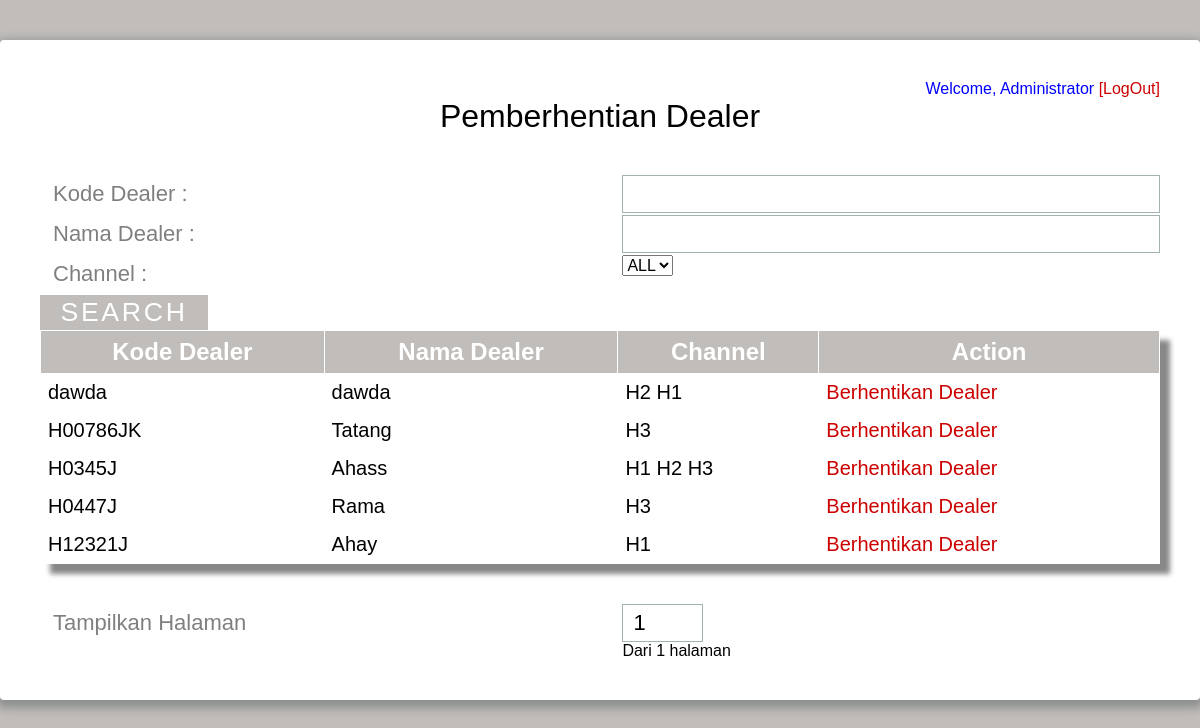
Screenshot of /admin_legal/berhenti_dealer.php (signed in) with the database file from the repository.
### tables this page shows
CREATE TABLE IF NOT EXISTS `daftar_dealer` (
  `kode_dealer` varchar(15) NOT NULL,
  `nama_dealer` varchar(50) NOT NULL,
  `id_kodepos` int(11) NOT NULL,
  `lokasi` varchar(30) NOT NULL,
  `owner` varchar(30) NOT NULL,
  `kontak` varchar(12) NOT NULL,
  `status_tanah` varchar(30) NOT NULL,
  `akhir_sewa` date DEFAULT NULL,
  `status_dealer` varchar(10) DEFAULT NULL,
  `siop` varchar(50) DEFAULT NULL,
  `tdp` varchar(50) DEFAULT NULL,
  `ktp` varchar(50) DEFAULT NULL,
  `npwp` varchar(50) DEFAULT NULL,
  `ho` varchar(50) DEFAULT NULL,
  `akte` varchar(50) DEFAULT NULL,
  `surat_domisili` varchar(50) DEFAULT NULL,
  `waktucreate` datetime NOT NULL,
  `waktumodify` datetime DEFAULT NULL,
  PRIMARY KEY (`kode_dealer`)
);

### admin_legal/berhenti_dealer.php (the view, shortened to what this page needs)
<?php
if($_SESSION['status']=='admin'){
?>
<!DOCTYPE html>
<html >
  <head>
    <link href='../css/css.css' rel='stylesheet' type='text/css'>
    <link rel="stylesheet" href="css/normalize.css">
    <link rel="stylesheet" href="css/style.css">
  <body>
    <div class="form">
	<div align="right">
	  <a style="color:#00F"> Welcome, <?php echo ($_SESSION['nama']) ?></a>
	  <a href="../login/logout.php" onclick="return confirm('Anda Yakin Logout dari Sistem?')">[LogOut]</a></div>
        <div>
        <div id="pdd">
          <h1>Pemberhentian Dealer</h1>
          <form id="form-search" method="post">
          <div class="top-row">
          <div class="field-wrap">
            <label>
              Kode Dealer :
            </label>
		  </div>
		  <div class="field-wrap"><input name="kode_dealer" type="text" value=""/>
          </div>
          </div>
		  <div class="top-row">
          <div class="field-wrap">
            <label>
              Nama Dealer :
            </label>
          </div>
		  <div class="field-wrap">
            <input name="nama_dealer" type="text" value=""/>
          </div>
          </div>
		  <div class="top-row">
          <div class="field-wrap">
            <label>
              Channel :
            </label>
		  </div>
		  <div class="field-wrap">
            <select name = "channel">
															<option value = "">ALL</option>
																									</select>
          </div>
		  </div>
          <button type="submit" class="button button-block"/>Search</button>
          <div class="result">
          <div class="field-wrap">
		  <div class="table" >
                <table>
                    <tr>
                        <td>
                            Kode Dealer
                        </td>
						<td>
                            Nama Dealer
                        </td>
						<td>
                            Channel
                        </td>
						<td>
                            Action
                        </td>
                    </tr>
                    <?php
					$hasil=mysql_query("select * from daftar_dealer where status_dealer = 'Resmi' limit 0,10");
					while ($baris = mysql_fetch_array($hasil)){
						$channelq = mysql_query("select channel from daftar_pengajuan where kode_dealer = '$baris[kode_dealer]' and legalisir_admin is not null and (jenis_pengajuan = 'Pengajuan Dealer Baru' or jenis_pengajuan = 'Upgrade Channel') order by tanggal_pengajuan desc");
					echo "
					<tr>
					<td align=center>";echo $baris['kode_dealer'];echo"</td>
					<td align=center>";echo $baris['nama_dealer'];echo"</td>
					<td align=center>";while ($channel = mysql_fetch_array($channelq)){ echo $channel['channel']." ";};echo"</td>
					<td align=center><a href=hapus_dealer.php?id="; echo $baris['kode_dealer'];echo"&kode=";echo $baris['kode_dealer']; echo ' onclick="return confirm';echo"('Anda Yakin Ingin Memberhentikan Dealer ".$baris['nama_dealer']." ?')";echo'" >Berhentikan Dealer</a></td></tr>';
					}
					$hitung=mysql_query("select * from daftar_dealer where status_dealer = 'Resmi' limit 0,10");
					$count = 0;
					while ($an = mysql_fetch_array($hitung))
					{
						$count++;
					}
                    ?>
                </table>
            </div>
        </div>
        <div class="top-row" >
          <div class="field-wrap">
          <label>Tampilkan Halaman</label></div>
          <div class="field-wrap">
          <input type="number" style="width:15%" min="1" name="page" max="<?php echo ceil($count/10)?>" value="1" required/><span>Dari <?php echo ceil($count/10) ?> halaman</span>
          </div>
        </div>
        </div>
        </form>
      </div>
</div>
</div>
  </body>
</html>
<?php
}else{
?>
<script>document.location.href="../"</script>
<?php
}
?>

### admin_legal/css/style.css (style rules this page uses)
*, *:before, *:after { box-sizing: border-box; }
html { overflow-y: scroll; }
body { background: #c1bdba; font-family: 'Titillium Web', sans-serif; }
a { text-decoration: none; color: #cc0000; -webkit-transition: .5s ease; transition: .5s ease; }
.form { background: #ffffff; padding: 40px; max-width: 1200px; margin: 40px auto; border-radius: 4px; box-shadow: 0 4px 10px 4px rgba(19, 35, 47, 0.3); }
h1 { text-align: center; color: #000000; font-weight: 300; margin: 0 0 40px; }
label { position: absolute; -webkit-transform: translateY(6px); -ms-transform: translateY(6px); transform: translateY(6px); left: 13px; color: rgba(0, 0, 0, 0.5); -webkit-transition: all 0.25s ease; transition: all 0.25s ease; -webkit-backface-visibility: hidden; pointer-events: none; font-size: 22px; }
input, textarea { font-size: 22px; display: block; width: 100%; height: 100%; padding: 5px 10px; background: none; background-image: none; border: 1px solid #a0b3b0; color: #000000; border-radius: 0; -webkit-transition: border-color .25s ease, box-shadow .25s ease; transition: border-color .25s ease, box-shadow .25s ease; }
.field-wrap { position: relative; margin-bottom: 40px; }
.top-row:after { content: ""; display: table; clear: both; }
.top-row > div { float: left; width: 48%; margin-right: 4%; }
.top-row > div:last-child { margin: 0; }
.button { border: 0; outline: none; border-radius: 0; padding: 2px 0; font-size: 20pt; font-weight: 6; text-transform: uppercase; letter-spacing: .1em; background: #c1bdba; color: #ffffff; -webkit-transition: all 0.5s ease; transition: all 0.5s ease; -webkit-appearance: none; }
.button-block { display: block; width: 15%; }
.table { margin:0px;padding:0px; width:100%; box-shadow: 10px 10px 5px #888888; border:1px solid #ffffff; -moz-border-radius-bottomleft:0px; -webkit-border-bottom-left-radius:0px; border-bottom-left-radius:0px; -moz-border-radius-bottomright:0px; -webkit-border-bottom-right-radius:0px; border-bottom-right-radius:0px; -moz-border-radius-topright:0px; -webkit-border-top-right-radius:0px; border-top-right-radius:0px; -moz-border-radius-topleft:0px; -webkit-border-top-left-radius:0px; border-top-left-radius:0px; }
.table table { border-collapse: collapse; border-spacing: 0; width:100%; height:100%; margin:0px;padding:0px; }
.table tr:last-child td:last-child { -moz-border-radius-bottomright:0px; -webkit-border-bottom-right-radius:0px; border-bottom-right-radius:0px; }
.table table tr:first-child td:first-child { -moz-border-radius-topleft:0px; -webkit-border-top-left-radius:0px; border-top-left-radius:0px; }
.table table tr:first-child td:last-child { -moz-border-radius-topright:0px; -webkit-border-top-right-radius:0px; border-top-right-radius:0px; }
.table tr:last-child td:first-child { -moz-border-radius-bottomleft:0px; -webkit-border-bottom-left-radius:0px; border-bottom-left-radius:0px; }
.table td { vertical-align:middle; background-color:#ffffff; border:1px solid #ffffff; border-width:0px 1px 1px 0px; text-align:left; padding:7px; font-size:20px; font-family:Arial; font-weight:normal; color:#000000; }
.table tr:last-child td { border-width:0px 1px 0px 0px; }
.table tr td:last-child { border-width:0px 0px 1px 0px; }
.table tr:last-child td:last-child { border-width:0px 0px 0px 0px; }
.table tr:first-child td { background:-o-linear-gradient(bottom, #c1bdba 5%, #c1bdba 100%); background:-webkit-gradient( linear, left top, left bottom, color-stop(0.05, #c1bdba), color-stop(1, #c1bdba) ); background:-moz-linear-gradient( center top, #c1bdba 5%, #c1bdba 100% ); filter:progid:DXImageTransform.Microsoft.gradient(startColorstr="#c1bdba", endColorstr="#c1bdba"); background: -o-linear-gradient(top,#c1bdba,c1bdba); background-color:#c1bdba; border:0px solid #ffffff; text-align:center; border-width:0px 0px 1px 1px; font-size:24px; font-family:Arial; font-weight:bold; color:#ffffff; }
.table tr:first-child td:first-child { border-width:0px 0px 1px 0px; }
.table tr:first-child td:last-child { border-width:0px 0px 1px 1px; }

### rows the page displays
daftar_dealer: kode_dealer "dawda", nama_dealer "dawda", channel "H2", channel "H1"
daftar_dealer: kode_dealer "H00786JK", nama_dealer "Tatang", channel "H3"
daftar_dealer: kode_dealer "H0345J", nama_dealer "Ahass", channel "H1", channel "H2", channel "H3"
daftar_dealer: kode_dealer "H0447J", nama_dealer "Rama", channel "H3"
daftar_dealer: kode_dealer "H12321J", nama_dealer "Ahay", channel "H1"

### other values shown
$_SESSION['nama'] "Administrator"
ceil($count/10) "1"
